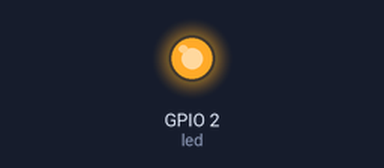
Bench run of a program on a simulated ESP32. Shown: output pins drawn as LEDs (lit = HIGH). What the program prints to the serial monitor is not drawn.

Above: at 0.1 s.
At 0.6 s:
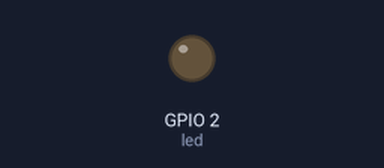
Timing chart, 0 to 2.1 s (numbered marks = the images above):
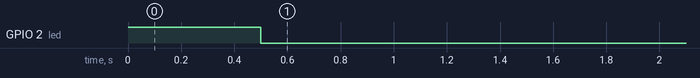

The program:

main.cpp
```cpp
#include <Arduino.h>

#if CONFIG_FREERTOS_UNICORE
 const BaseType_t app_cpu = 0;
#else
 const BaseType_t app_cpu = 1;
#endif

// Led Pin
const int led = 2;

// perform some Mundane Tasks
void testTask(void *parameters){
  while(1){
    int a = 1;
    int b[100];

    // Do something with array so its not optimized by compiler
    for(int i = 0; i < 100; i++){
      b[0] = a + i;
    }
    Serial.println(b[0]);

    // Print the high water mark of the stack to see how much stack is being used
    Serial.print("High Water Mark of Stack: ");;
    Serial.println(uxTaskGetStackHighWaterMark(NULL));

    // Print the free heap size to see how much heap is being used
    Serial.print("Free Heap Size: ");
    Serial.println(xPortGetFreeHeapSize());

    // Allocate a Dynamic Memory in Heap to see how much heap is being used
    int *new_heap = (int *)pvPortMalloc(sizeof(int) * 1024);

    // Do something with the allocated memory so its not optimized by compiler
    for(int i=0; i < 1024; i++){
      new_heap[i] = 5 + i;
    }

    if(new_heap != NULL){
      Serial.println("Memory allocated successfully");

    // Heap Size Occupied after Mem Allocation
      Serial.print("Free Heap Size after pvPortMalloc: ");
      Serial.println(xPortGetFreeHeapSize());

    // Free the Allocated Heap
    vPortFree(new_heap);            // ** Try Removing this line and then Try adding it back to see the difference in heap size **

    vTaskDelay(pdMS_TO_TICKS(100)); // Delay to allow time for observation
    }
    else {
      Serial.println("Heap Memory is Full, Allocation Failed");
    }
  }
}

void setup(){
  Serial.begin(9600);
  pinMode(led, OUTPUT);

  // Led Blink that Code Started
  digitalWrite(led, HIGH);
  vTaskDelay(pdMS_TO_TICKS(500));
  digitalWrite(led, LOW);

  // Delay to allow serial monitor to connect
  vTaskDelay(pdMS_TO_TICKS(2000));
  Serial.println();
  Serial.println("FreeRTOS Memory Demo");

  // Create a task that will run on the app_cpu core
  xTaskCreatePinnedToCore(
    testTask,          // Task function
    "Test Task",       // Name of the task
    1500,              // Stack Size in words (not bytes)
    NULL,              // Task input parameter
    1,                 // Priority of the task
    NULL,              // Task handle
    app_cpu            // Core where the task should run
  );
}

void loop(){
  // Main loop can perform other tasks or remain idle
}
```
